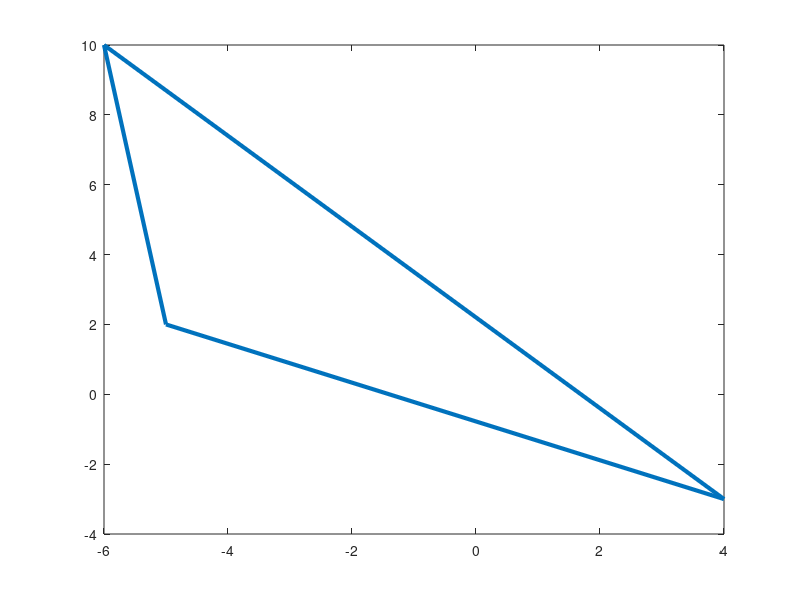

Write MATLAB code to recreate this figure.
clear all
P=[6,-6];
Q=[-4,7];
R=[-3,-1];
h=[P;Q;R;P];
plot(h(:,1),h(:,2),'LineWidth',3);
grid on

r=[6-2,-6+3];
l=[-4-2,7+3];
n=[-3-2,-1+3];
k=[r;l;n;r];


plot(k(:,1),k(:,2),'LineWidth',3)
